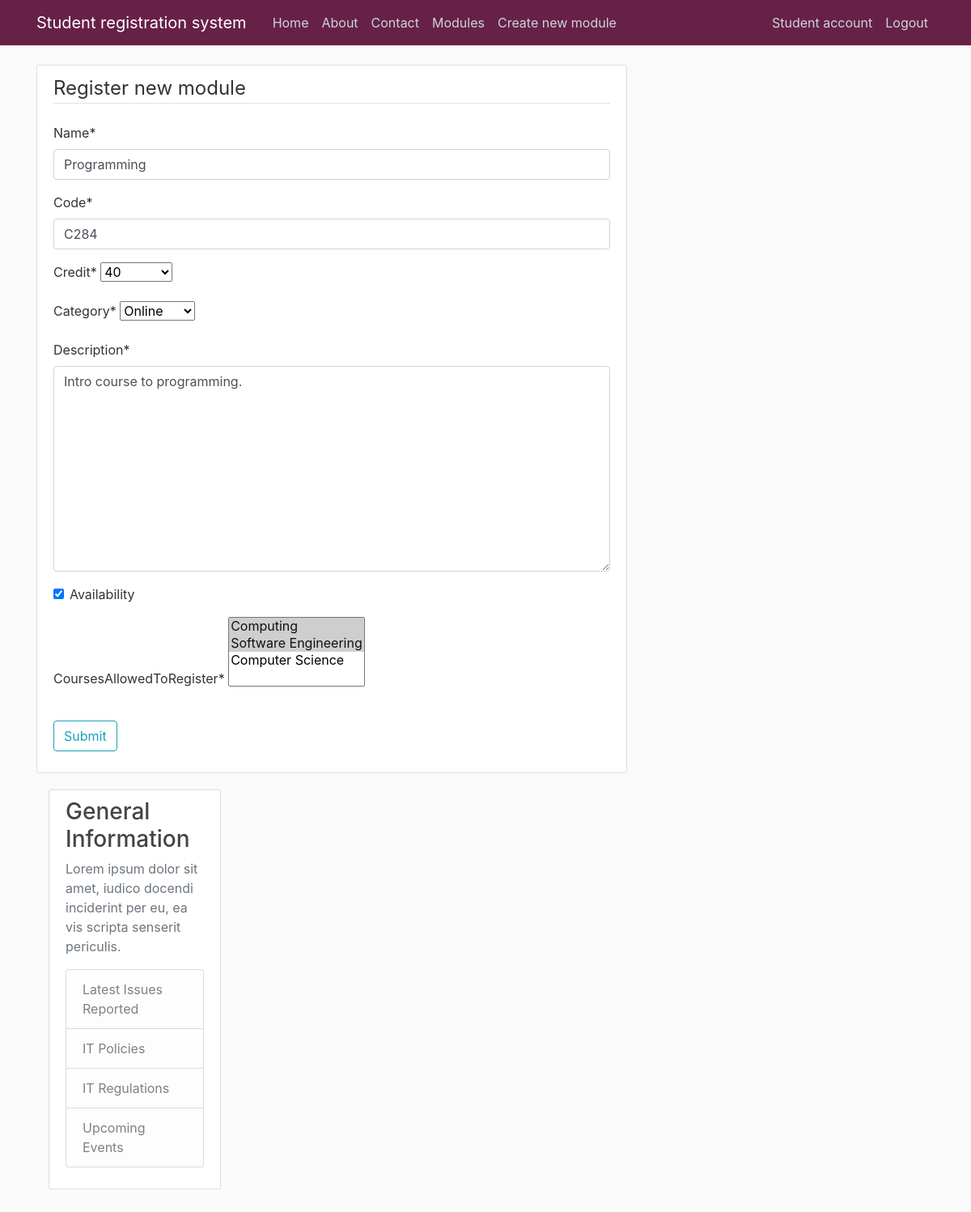
/module/C284/update/ (signed in), run on an earlier commit of the app's database.
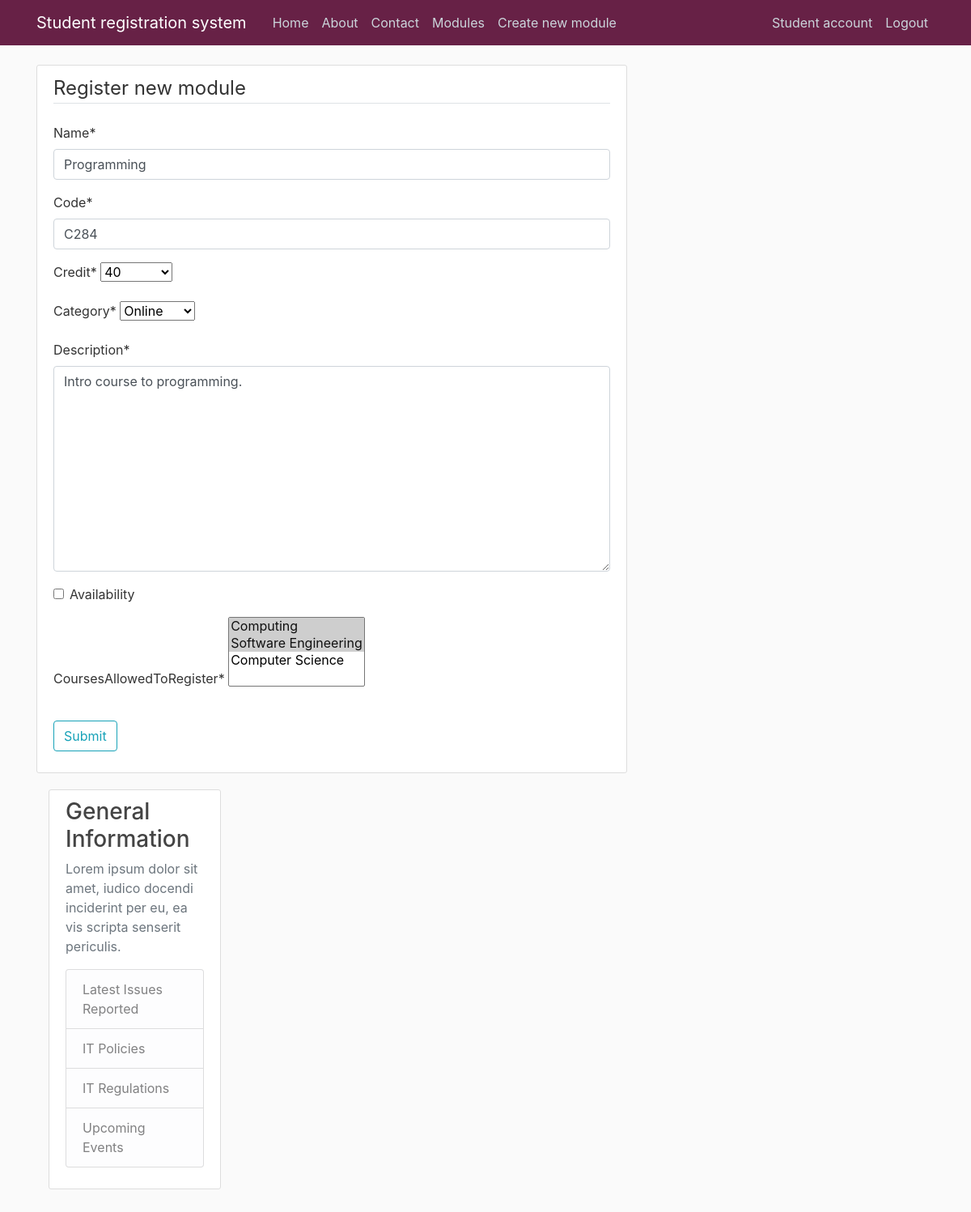
And on a later commit of the database.
### ModuleRegistrationSystem/models.py (models this page shows, shortened)
class Module(models.Model):
    name = models.CharField(max_length= 40)
    code = models.CharField(max_length= 4, primary_key= 'code')
    credit = models.IntegerField(choices= [(20, 20), (40, 40), (60, 60)])
    category = models.CharField(max_length= 20, choices= [('In-person', 'In person'), ('Online', 'Online')])
    description = models.TextField()
    availability = models.BooleanField(default=True)
    coursesAllowedToRegister = models.ManyToManyField(Course)

class Course(models.Model):
    name = models.CharField(max_length = 20)
    startDate = models.DateField(default = timezone.now)
    duration = models.CharField(max_length = 10 ,choices= [('1 year', '1 year'), ('2 years', '2 years'), ('3 years', '3 years')])
    description = models.TextField()
    def __str__(self):
        return f'{self.name}'

### ModuleRegistrationSystem/views.py (the view)
# urls.py: path('module/<str:pk>/update/', ModuleUpdateView.as_view(), name='module-update'),
class ModuleUpdateView(UpdateView):
        model = Module
        fields = ['name', 'code', 'credit', 'category', 'description', 'availability', 'coursesAllowedToRegister']

### ModuleRegistrationSystem/templates/ModuleRegistrationSystem/module_form.html (shortened to what this page needs)
{% extends "ModuleRegistrationSystem/base.html" %}
{% load crispy_forms_tags %}
{% block content %}
{% if user.is_superuser %}
<div class="content-section">
    <form method="POST">
        <fieldset class="form-group">
            <legend class="border-bottom mb-4">Register new module</legend>
            {{ form | crispy }}
        </fieldset>
        <div class="form-group">
            <button class="btn btn-outline-info" type="submit">Submit</button>
        </div>
    </form>
{% else %}
<div class="content-section">
    <h1>Page only accessible to Admins!</h1>
    <h2>Please return to homepage</h2>
</div>
{% endif %}
{% endblock content %}

What changed in the data, as far as the page shows it:
changed Module "Online": availability "☑" → "☐"
